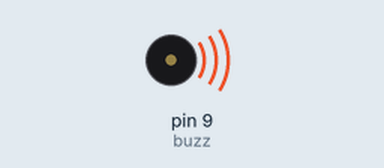
The sketch below on a simulated Arduino Uno, built with avr-gcc and run on an emulated ATmega328P. Parts: buzzer (waves = sounding).

Above: at 0.2 s.
At 3.43 s:
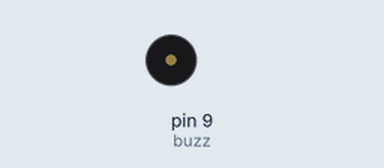
Timing chart, 0 to 4.0 s (numbered marks = the images above):
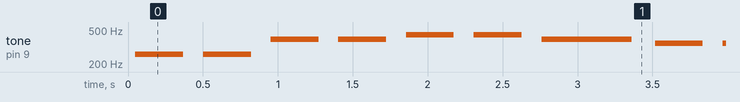

The sketch:

ringtone.ino
```cpp
//program untuk membunyikkan buzzer / alarm

int buzz = 9; //buzzer kutub positif (+) di pin 9
//int length = 16;
//char notes[] = "cdefgabCCbagfedc";
//int beats[] = {1,1,1,1,1,1,1,4,1,1,1,1,1,1,1,4};
//lagu2
int length = 15;
char notes[] = "ccggaagffeeddc";
int beats[] = {1,1,1,1,1,1,2,1,1,1,1,1,1,2,4};
//lagu3
//int length = 8;
//char notes[] = "cegCCgec";
//int beats[] = {1,1,1,4,1,1,1,4};
int tempo = 300;

void playTone(int tone, int duration){
  for (long i=0;i<duration*1000L;i += tone*2){
    digitalWrite(buzz, HIGH);
    delayMicroseconds(tone);
    digitalWrite(buzz, LOW);
    delayMicroseconds(tone);
  }
}

void playNote(char note, int duration){
  char names[]= {'c','d','e','f','g','a','b','C'};
  int tones[] = {1915,1700,1519,1432,1275,1136,1014,956};
  for (int i = 0; i<8; i++){
  if(names[i] == note) {
  playTone(tones[i], duration);
  }
  }
}

void setup() {
  pinMode(buzz, OUTPUT);
}

void loop() {
  for (int i=0; i<length;i++){
    if(notes[i] == ""){
      delay(beats[i]*tempo);
    } else {
      playNote(notes[i],beats[i]*tempo);
    }
    delay(tempo / 2);
  }
}
```

Measured:
- by itself, tone on pin 9 (buzz): plays 260 Hz for 0.32 s, 260 Hz for 0.32 s, 391 Hz for 0.32 s, 391 Hz for 0.32 s, 438 Hz for 0.32 s, 438 Hz for 0.32 s … (258 notes in this stretch)
